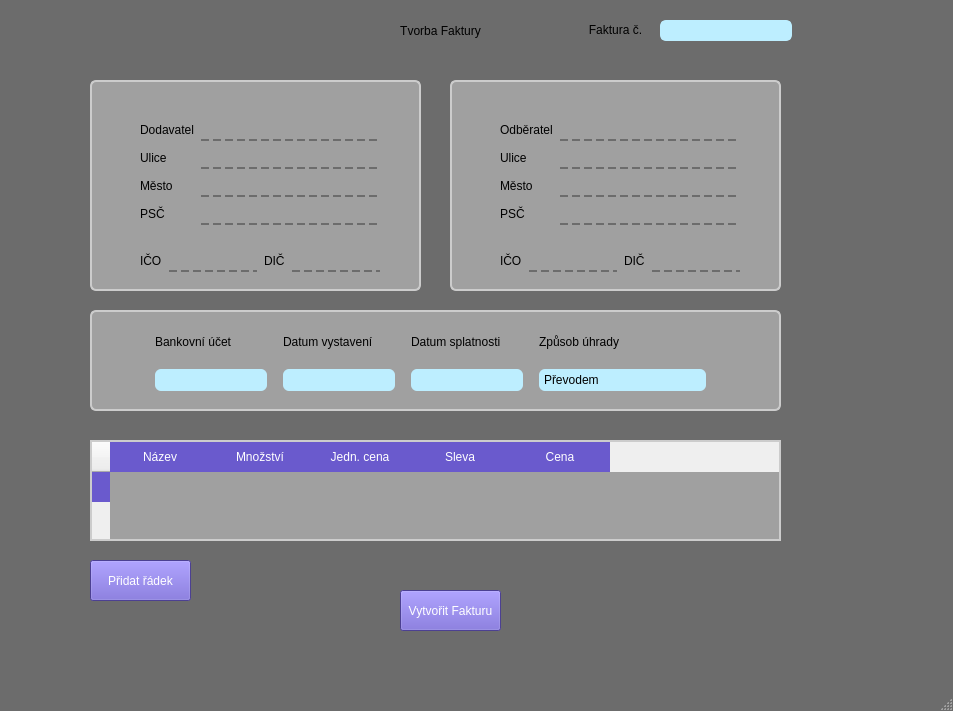
<?xml version="1.0" encoding="UTF-8"?>
<ui version="4.0">
 <class>MainWindow</class>
 <widget class="QMainWindow" name="MainWindow">
  <property name="geometry">
   <rect>
    <x>0</x>
    <y>0</y>
    <width>953</width>
    <height>711</height>
   </rect>
  </property>
  <property name="minimumSize">
   <size>
    <width>0</width>
    <height>100</height>
   </size>
  </property>
  <property name="windowTitle">
   <string>Faktura do PDF</string>
  </property>
  <property name="styleSheet">
   <string notr="true">QMainWindow{

	background-color: rgb(108, 108, 108)

}


#num_Invoke {
	border : 2px solid #BDEEFF;
background-color:#BDEEFF;
font: 700 italic 10pt &quot;Book Antiqua&quot;;
border-radius:6px;
padding: 3px


}

#num_Invoke:hover {
border: 2px solid SlateBlue

}

#num_Invoke:focus {
background-color:  SlateBlue

}

QPushButton {


background-color: SlateBlue;
color: white


}

QPushButton:hover {

background: qlineargradient(
x1:0, y1:0 ,x2:0, y2:1,
stop: 0 #87CEEB,
stop:1 #000080
)
}</string>
  </property>
  <property name="animated">
   <bool>false</bool>
  </property>
  <widget class="QWidget" name="centralwidget">
   <widget class="QLabel" name="label_12">
    <property name="geometry">
     <rect>
      <x>570</x>
      <y>20</y>
      <width>91</width>
      <height>20</height>
     </rect>
    </property>
    <property name="styleSheet">
     <string notr="true">font: 700 12pt &quot;Arial&quot;;</string>
    </property>
    <property name="text">
     <string>Faktura č.</string>
    </property>
    <property name="alignment">
     <set>Qt::AlignmentFlag::AlignCenter</set>
    </property>
   </widget>
   <widget class="QLineEdit" name="num_Invoke">
    <property name="geometry">
     <rect>
      <x>660</x>
      <y>20</y>
      <width>132</width>
      <height>21</height>
     </rect>
    </property>
    <property name="styleSheet">
     <string notr="true"/>
    </property>
    <property name="text">
     <string/>
    </property>
    <property name="placeholderText">
     <string/>
    </property>
   </widget>
   <widget class="QLabel" name="label_14">
    <property name="geometry">
     <rect>
      <x>280</x>
      <y>-10</y>
      <width>321</width>
      <height>81</height>
     </rect>
    </property>
    <property name="styleSheet">
     <string notr="true">font: 30px &quot;,,Fixedsys&quot;;
</string>
    </property>
    <property name="text">
     <string>Tvorba Faktury</string>
    </property>
    <property name="alignment">
     <set>Qt::AlignmentFlag::AlignCenter</set>
    </property>
   </widget>
   <widget class="QFrame" name="frame_3">
    <property name="geometry">
     <rect>
      <x>90</x>
      <y>80</y>
      <width>331</width>
      <height>211</height>
     </rect>
    </property>
    <property name="styleSheet">
     <string notr="true">#frame_3 {
				background-color: rgb(160, 160, 160);
border: 2px solid #CCCCCC;
padding: 6px;
border-radius: 6px

}

QLineEdit { 
border: none;
border-bottom: 2px dashed  #6c6c6c;
background: transparent;
padding: 2px;
font: 700 italic 10pt &quot;Book Antiqua&quot;;
}


QLineEdit:hover {
border-bottom: 2px dashed SlateBlue
}


QLineEdit:focus {
border-bottom: 2px solid SlateBlue
}




QLabel {
		font: 700 italic 10pt &quot;Book Antiqua&quot;;
}</string>
    </property>
    <property name="frameShape">
     <enum>QFrame::Shape::StyledPanel</enum>
    </property>
    <property name="frameShadow">
     <enum>QFrame::Shadow::Raised</enum>
    </property>
    <widget class="QWidget" name="layoutWidget_2">
     <property name="geometry">
      <rect>
       <x>50</x>
       <y>20</y>
       <width>241</width>
       <height>192</height>
      </rect>
     </property>
     <layout class="QVBoxLayout" name="verticalLayout_15">
      <item>
       <layout class="QHBoxLayout" name="horizontalLayout_9">
        <item>
         <layout class="QVBoxLayout" name="verticalLayout_16">
          <item>
           <widget class="QLabel" name="label_10">
            <property name="styleSheet">
             <string notr="true"/>
            </property>
            <property name="text">
             <string>Dodavatel</string>
            </property>
            <property name="alignment">
             <set>Qt::AlignmentFlag::AlignLeading|Qt::AlignmentFlag::AlignLeft|Qt::AlignmentFlag::AlignVCenter</set>
            </property>
           </widget>
          </item>
          <item>
           <layout class="QVBoxLayout" name="verticalLayout_17">
            <item>
             <widget class="QLabel" name="label_17">
              <property name="autoFillBackground">
               <bool>false</bool>
              </property>
              <property name="styleSheet">
               <string notr="true">QVBoxLayout {
	color: &quot;red&quot;
}</string>
              </property>
              <property name="frameShadow">
               <enum>QFrame::Shadow::Plain</enum>
              </property>
              <property name="text">
               <string>Ulice</string>
              </property>
              <property name="alignment">
               <set>Qt::AlignmentFlag::AlignLeading|Qt::AlignmentFlag::AlignLeft|Qt::AlignmentFlag::AlignVCenter</set>
              </property>
             </widget>
            </item>
           </layout>
          </item>
          <item>
           <widget class="QLabel" name="label_23">
            <property name="text">
             <string>Město</string>
            </property>
            <property name="alignment">
             <set>Qt::AlignmentFlag::AlignLeading|Qt::AlignmentFlag::AlignLeft|Qt::AlignmentFlag::AlignVCenter</set>
            </property>
           </widget>
          </item>
          <item>
           <widget class="QLabel" name="label_26">
            <property name="styleSheet">
             <string notr="true"/>
            </property>
            <property name="text">
             <string>PSČ</string>
            </property>
            <property name="alignment">
             <set>Qt::AlignmentFlag::AlignLeading|Qt::AlignmentFlag::AlignLeft|Qt::AlignmentFlag::AlignVCenter</set>
            </property>
           </widget>
          </item>
         </layout>
        </item>
        <item>
         <layout class="QVBoxLayout" name="verticalLayout_5">
          <item>
           <widget class="QLineEdit" name="supplier_name">
            <property name="placeholderText">
             <string/>
            </property>
           </widget>
          </item>
          <item>
           <widget class="QLineEdit" name="supplier_address"/>
          </item>
          <item>
           <widget class="QLineEdit" name="supplier_town">
            <property name="styleSheet">
             <string notr="true">#lineEdit_4 { 
border: none;
border-bottom: 2px dashed grey;
background: transparent;
padding: 2px



}</string>
            </property>
           </widget>
          </item>
          <item>
           <widget class="QLineEdit" name="supplier_PN"/>
          </item>
         </layout>
        </item>
       </layout>
      </item>
      <item>
       <layout class="QHBoxLayout" name="horizontalLayout_10">
        <item>
         <widget class="QLabel" name="label_27">
          <property name="text">
           <string>IČO</string>
          </property>
         </widget>
        </item>
        <item>
         <widget class="QLineEdit" name="supplier_ICO"/>
        </item>
        <item>
         <widget class="QLabel" name="label_28">
          <property name="text">
           <string>DIČ</string>
          </property>
          <property name="indent">
           <number>0</number>
          </property>
         </widget>
        </item>
        <item>
         <widget class="QLineEdit" name="supplier_DIC"/>
        </item>
       </layout>
      </item>
     </layout>
    </widget>
   </widget>
   <widget class="QFrame" name="frame_4">
    <property name="geometry">
     <rect>
      <x>90</x>
      <y>310</y>
      <width>691</width>
      <height>101</height>
     </rect>
    </property>
    <property name="styleSheet">
     <string notr="true">#frame_4 { 	background-color: rgb(160, 160, 160);
border: 2px solid #CCCCCC;
padding: 6px;
border-radius: 6px
 }


QLabel {
	
	font: 700 italic 10pt &quot;Book Antiqua&quot;;
border:none
}
 QLineEdit {
	background-color:#BDEEFF;
font: 700 italic 10pt &quot;Book Antiqua&quot;;
border-radius: 6px;
padding: 3px


}

QLineEdit:hover {
border: 2px solid SlateBlue;
border-radius: 6px

}

QLineEdit:focus {
background-color:  SlateBlue;
border-radius: 6px;
border: 2px solid #BDEEFF

}


</string>
    </property>
    <property name="frameShape">
     <enum>QFrame::Shape::StyledPanel</enum>
    </property>
    <property name="frameShadow">
     <enum>QFrame::Shadow::Raised</enum>
    </property>
    <widget class="QWidget" name="">
     <property name="geometry">
      <rect>
       <x>60</x>
       <y>10</y>
       <width>561</width>
       <height>71</height>
      </rect>
     </property>
     <layout class="QHBoxLayout" name="horizontalLayout_3" stretch="0,0">
      <property name="leftMargin">
       <number>0</number>
      </property>
      <property name="topMargin">
       <number>0</number>
      </property>
      <property name="rightMargin">
       <number>0</number>
      </property>
      <property name="bottomMargin">
       <number>0</number>
      </property>
      <item>
       <layout class="QHBoxLayout" name="horizontalLayout">
        <item>
         <layout class="QVBoxLayout" name="verticalLayout_2">
          <property name="leftMargin">
           <number>5</number>
          </property>
          <property name="rightMargin">
           <number>5</number>
          </property>
          <item>
           <widget class="QLabel" name="label_2">
            <property name="text">
             <string>Bankovní účet</string>
            </property>
           </widget>
          </item>
          <item>
           <widget class="QLineEdit" name="bank_acc"/>
          </item>
         </layout>
        </item>
        <item>
         <layout class="QVBoxLayout" name="verticalLayout">
          <property name="leftMargin">
           <number>5</number>
          </property>
          <property name="rightMargin">
           <number>5</number>
          </property>
          <item>
           <widget class="QLabel" name="label_3">
            <property name="text">
             <string>Datum vystavení</string>
            </property>
           </widget>
          </item>
          <item>
           <widget class="QLineEdit" name="issue_date"/>
          </item>
         </layout>
        </item>
        <item>
         <layout class="QVBoxLayout" name="verticalLayout_3">
          <property name="leftMargin">
           <number>5</number>
          </property>
          <property name="rightMargin">
           <number>5</number>
          </property>
          <item>
           <widget class="QLabel" name="label">
            <property name="text">
             <string>Datum splatnosti</string>
            </property>
           </widget>
          </item>
          <item>
           <widget class="QLineEdit" name="due_date"/>
          </item>
         </layout>
        </item>
       </layout>
      </item>
      <item>
       <layout class="QVBoxLayout" name="verticalLayout_6">
        <property name="leftMargin">
         <number>5</number>
        </property>
        <property name="rightMargin">
         <number>5</number>
        </property>
        <item>
         <widget class="QLabel" name="label_4">
          <property name="text">
           <string>Způsob úhrady</string>
          </property>
         </widget>
        </item>
        <item>
         <widget class="QLineEdit" name="payment_method">
          <property name="text">
           <string>Převodem</string>
          </property>
          <property name="placeholderText">
           <string/>
          </property>
         </widget>
        </item>
       </layout>
      </item>
     </layout>
    </widget>
   </widget>
   <widget class="QFrame" name="frame_5">
    <property name="geometry">
     <rect>
      <x>450</x>
      <y>80</y>
      <width>331</width>
      <height>211</height>
     </rect>
    </property>
    <property name="styleSheet">
     <string notr="true">#frame_5 {
				background-color: rgb(160, 160, 160);
border: 2px solid #CCCCCC;
padding: 6px;
border-radius: 6px

}

QLineEdit { 
border: none;
border-bottom: 2px dashed  #6c6c6c;
background: transparent;
padding: 2px;
font: 700 italic 10pt &quot;Book Antiqua&quot;;
}


QLineEdit:hover {
border-bottom: 2px dashed SlateBlue
}


QLineEdit:focus {
border-bottom: 2px solid SlateBlue
}




QLabel {
		font: 700 italic 10pt &quot;Book Antiqua&quot;;
}</string>
    </property>
    <property name="frameShape">
     <enum>QFrame::Shape::StyledPanel</enum>
    </property>
    <property name="frameShadow">
     <enum>QFrame::Shadow::Raised</enum>
    </property>
    <widget class="QWidget" name="layoutWidget_3">
     <property name="geometry">
      <rect>
       <x>50</x>
       <y>20</y>
       <width>241</width>
       <height>192</height>
      </rect>
     </property>
     <layout class="QVBoxLayout" name="verticalLayout_18">
      <item>
       <layout class="QHBoxLayout" name="horizontalLayout_11">
        <item>
         <layout class="QVBoxLayout" name="verticalLayout_19">
          <item>
           <widget class="QLabel" name="label_11">
            <property name="styleSheet">
             <string notr="true"/>
            </property>
            <property name="text">
             <string>Odběratel</string>
            </property>
            <property name="alignment">
             <set>Qt::AlignmentFlag::AlignLeading|Qt::AlignmentFlag::AlignLeft|Qt::AlignmentFlag::AlignVCenter</set>
            </property>
           </widget>
          </item>
          <item>
           <layout class="QVBoxLayout" name="verticalLayout_20">
            <item>
             <widget class="QLabel" name="label_18">
              <property name="autoFillBackground">
               <bool>false</bool>
              </property>
              <property name="styleSheet">
               <string notr="true">QVBoxLayout {
	color: &quot;red&quot;
}</string>
              </property>
              <property name="frameShadow">
               <enum>QFrame::Shadow::Plain</enum>
              </property>
              <property name="text">
               <string>Ulice</string>
              </property>
              <property name="alignment">
               <set>Qt::AlignmentFlag::AlignLeading|Qt::AlignmentFlag::AlignLeft|Qt::AlignmentFlag::AlignVCenter</set>
              </property>
             </widget>
            </item>
           </layout>
          </item>
          <item>
           <widget class="QLabel" name="label_24">
            <property name="text">
             <string>Město</string>
            </property>
            <property name="alignment">
             <set>Qt::AlignmentFlag::AlignLeading|Qt::AlignmentFlag::AlignLeft|Qt::AlignmentFlag::AlignVCenter</set>
            </property>
           </widget>
          </item>
          <item>
           <widget class="QLabel" name="label_29">
            <property name="styleSheet">
             <string notr="true"/>
            </property>
            <property name="text">
             <string>PSČ</string>
            </property>
            <property name="alignment">
             <set>Qt::AlignmentFlag::AlignLeading|Qt::AlignmentFlag::AlignLeft|Qt::AlignmentFlag::AlignVCenter</set>
            </property>
           </widget>
          </item>
         </layout>
        </item>
        <item>
         <layout class="QVBoxLayout" name="verticalLayout_7">
          <item>
           <widget class="QLineEdit" name="customer_name">
            <property name="placeholderText">
             <string/>
            </property>
           </widget>
          </item>
          <item>
           <widget class="QLineEdit" name="customer_address"/>
          </item>
          <item>
           <widget class="QLineEdit" name="customer_town">
            <property name="styleSheet">
             <string notr="true">#lineEdit_4 { 
border: none;
border-bottom: 2px dashed grey;
background: transparent;
padding: 2px



}</string>
            </property>
           </widget>
          </item>
          <item>
           <widget class="QLineEdit" name="customer_PN"/>
          </item>
         </layout>
        </item>
       </layout>
      </item>
      <item>
       <layout class="QHBoxLayout" name="horizontalLayout_12">
        <item>
         <widget class="QLabel" name="label_30">
          <property name="text">
           <string>IČO</string>
          </property>
         </widget>
        </item>
        <item>
         <widget class="QLineEdit" name="customer_ICO"/>
        </item>
        <item>
         <widget class="QLabel" name="label_31">
          <property name="text">
           <string>DIČ</string>
          </property>
          <property name="indent">
           <number>0</number>
          </property>
         </widget>
        </item>
        <item>
         <widget class="QLineEdit" name="customer_DIC"/>
        </item>
       </layout>
      </item>
     </layout>
    </widget>
   </widget>
   <widget class="QTableWidget" name="calc_table">
    <property name="geometry">
     <rect>
      <x>90</x>
      <y>440</y>
      <width>691</width>
      <height>101</height>
     </rect>
    </property>
    <property name="styleSheet">
     <string notr="true">

QTableWidget {
background-color: rgb(160, 160, 160);
border: 2px solid #CCCCCC;

}

QHeaderView::section {
background-color: SlateBlue;
color:white;
padding: 6px 8px;
border:none
}

QTableWidget::item {
	padding: 6px

}

QTableWidget::item:hover {
	
	background-color:  #6c6c6c
}

QTableWidget::item:focus {
	
	background:transparent
	}
QTableWidget QLineEdit {
border:none;
background:transparent

}
</string>
    </property>
    <property name="showGrid">
     <bool>false</bool>
    </property>
    <property name="gridStyle">
     <enum>Qt::PenStyle::SolidLine</enum>
    </property>
    <property name="sortingEnabled">
     <bool>false</bool>
    </property>
    <attribute name="horizontalHeaderCascadingSectionResizes">
     <bool>false</bool>
    </attribute>
    <attribute name="horizontalHeaderShowSortIndicator" stdset="0">
     <bool>false</bool>
    </attribute>
    <attribute name="horizontalHeaderStretchLastSection">
     <bool>false</bool>
    </attribute>
    <attribute name="verticalHeaderVisible">
     <bool>true</bool>
    </attribute>
    <attribute name="verticalHeaderStretchLastSection">
     <bool>false</bool>
    </attribute>
    <row>
     <property name="text">
      <string/>
     </property>
    </row>
    <column>
     <property name="text">
      <string>Název</string>
     </property>
     <property name="font">
      <font>
       <fontweight>ExtraBold</fontweight>
      </font>
     </property>
    </column>
    <column>
     <property name="text">
      <string>Množství</string>
     </property>
    </column>
    <column>
     <property name="text">
      <string>Jedn. cena</string>
     </property>
    </column>
    <column>
     <property name="text">
      <string>Sleva</string>
     </property>
    </column>
    <column>
     <property name="text">
      <string>Cena</string>
     </property>
    </column>
   </widget>
   <widget class="QPushButton" name="addLineButton">
    <property name="geometry">
     <rect>
      <x>90</x>
      <y>560</y>
      <width>101</width>
      <height>41</height>
     </rect>
    </property>
    <property name="styleSheet">
     <string notr="true"/>
    </property>
    <property name="text">
     <string>Přidat řádek</string>
    </property>
   </widget>
   <widget class="QPushButton" name="send_button">
    <property name="geometry">
     <rect>
      <x>400</x>
      <y>590</y>
      <width>101</width>
      <height>41</height>
     </rect>
    </property>
    <property name="styleSheet">
     <string notr="true"/>
    </property>
    <property name="text">
     <string>Vytvořit Fakturu</string>
    </property>
   </widget>
  </widget>
  <widget class="QMenuBar" name="menubar">
   <property name="geometry">
    <rect>
     <x>0</x>
     <y>0</y>
     <width>953</width>
     <height>33</height>
    </rect>
   </property>
  </widget>
  <widget class="QStatusBar" name="statusbar"/>
 </widget>
 <resources/>
 <connections/>
</ui>
